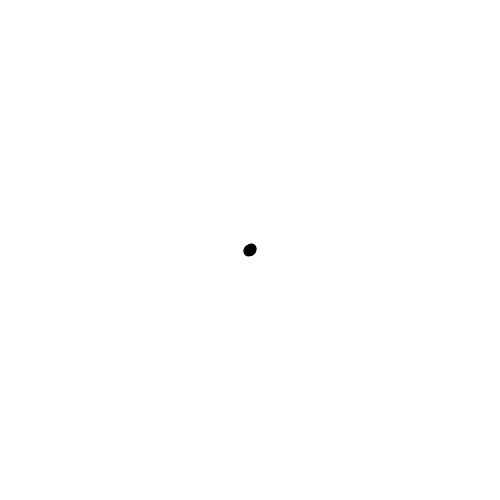
Frame 1 (no input)
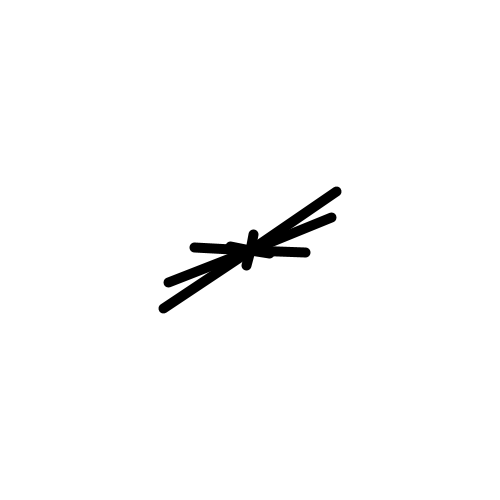
Frame 60 (the mouse pressed at the canvas centre just before this capture)
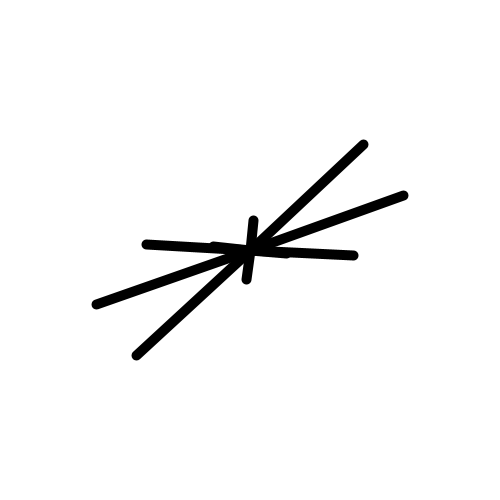
Frame 120 (the mouse held since frame 60 and released just before this capture)

The Processing sketch that drew these frames (run headless with seeded random() and noise(); from frame 60 on, the mouse is pressed at the canvas centre):

// Processing sketch: sketch_006_oscillators
// ── sketch_006_oscillators.pde
// based on example 3.7 from the nature of code http://natureofcode.com/book/chapter-3-oscillation/ thanks shiffman!

ArrayList<Oscillator> oscs;

//Oscillator oscOne;

void setup() {
  size(500,500);
  
  oscs = new ArrayList<Oscillator>();
  
  for (int i =0; i < 20; i++) {
    PVector vel = new PVector( random(-0.02,0.02), random(-0.02,0.02));
    float randW = random(width/2);
    float randH = random(height/2);
    
    PVector amp1 = new PVector(randW, randH);
    PVector amp2 = new PVector(-randW, -randH);
    
    Oscillator newOsc1 = new Oscillator(vel, amp1);
    oscs.add(newOsc1);
    Oscillator newOsc2 = new Oscillator(vel, amp2);
    oscs.add(newOsc2);
  } 
}

void draw() {
  background(255);

  for (int i =0; i < 10; i++) {
    oscs.get(i).oscillate();
    oscs.get(i).display();
  } 
 
  
}
// ── oscillator.pde
class Oscillator  {

  // Using a PVector to track two angles!
  PVector angle;
  PVector velocity;
  PVector amplitude;

  Oscillator(PVector iVel, PVector iAmp)  {
    angle = new PVector();
    velocity = iVel;
    amplitude = iAmp;
  }

  void oscillate()  {
    angle.add(velocity);
  }

  void display()  {
    // Oscillating on the x-axis
    float x = sin(angle.x)*amplitude.x;
    // Oscillating on the y-axis
    float y = sin(angle.y)*amplitude.y;

    pushMatrix();
    translate(width/2,height/2);
    stroke(0);
    strokeWeight(10);
    fill(0);
    // Drawing the Oscillator as a line connecting a circle
    line(0,0,x,y);
    //ellipse(x,y,16,16);
    popMatrix();
  }
}
